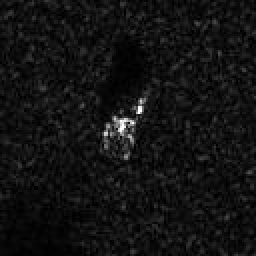
%> input picture validation_with_matlab/hb03417-2.jpeg, 128 x 128 px (shown 2 times larger)
$ octave imrecog.m   (GNU Octave 9; MATLAB toolbox functions it lacks are replaced by stand-ins)
%> lines starting %> are read from the running program, lines starting %| are printed output that depends on the picture
### validation_with_matlab/lianghua_16.m
function [ A ] = lianghua_16( A )
%LIANGHUA_16 Summary of this function goes here
%   Detailed explanation goes here

% A = round(A./8*32767); %等价于下面
A = round(A * 4096);

end

### validation_with_matlab/conv_ff.m
function [ C ] = conv_ff( A,kernel,bias,pool_stride )
%COMPUTE_LAYER Summary of this function goes here
%   Detailed explanation goes here

in_size = size(A,1);
kernel_size = size(kernel,1);
out_size = (in_size - kernel_size + 1);

out_num = size(kernel,4);
in_num = size(A,3);
Ctmp = zeros(out_size,out_size,out_num);

if pool_stride
    out_size = out_size / pool_stride;
end
C = zeros(out_size,out_size,out_num);

for i = 1:out_num
    for j = 1:in_num
         Ctmp(:,:,i) = Ctmp(:,:,i) + m_conv2(A(:,:,j),kernel(:,:,j,i));
    end
    Ctmp(:,:,i) = Ctmp(:,:,i) + bias(i);
    if pool_stride
        C(:,:,i) = m_relu(m_maxpool(Ctmp(:,:,i),pool_stride));
    else
        C(:,:,i) = m_relu(Ctmp(:,:,i));
    end
end

end

### validation_with_matlab/m_maxpool.m
function [ C ] = m_maxpool( A,stride )
%M_MAXPOOL Summary of this function goes here
%   Detailed explanation goes here

m = size(A,1);

C = zeros(m/stride);

for i = 1:m/stride
    for j = 1:m/stride
        C(i,j) = max(reshape(A(stride*(i-1)+1:stride*i,stride*(j-1)+1:stride*j),[stride^2,1]));
    end
end

end

### validation_with_matlab/m_relu.m
function [ A ] = m_relu( A )
%M_RELU Summary of this function goes here
%   Detailed explanation goes here

A = A.* (A > 0);

end

### validation_with_matlab/m_softmax.m
function [ A ] = m_softmax( A )
%M_SOFTMAX Summary of this function goes here
%   Detailed explanation goes here

A = exp(A - max(A));
A = A/sum(A);

end

### validation_with_matlab/imrecog.m

%IMRECOG Summary of this function goes here
%   Detailed explanation goes here
clear;clc;

tic
%% 初始化

pool1_stride = 4;
pool2_stride = 3;

load('net-epoch-73.mat');

kernel_1 = lianghua_16(net.layers{1,1}.weights{1,1});
bias_1 = lianghua_16(net.layers{1,1}.weights{1,2});  %1*m

kernel_2 = lianghua_16(net.layers{1,5}.weights{1,1});
bias_2 = lianghua_16(net.layers{1,5}.weights{1,2});  %1*m

kernel_3 = lianghua_16(net.layers{1,9}.weights{1,1});
bias_3 = lianghua_16(net.layers{1,9}.weights{1,2});  %1*m

kernel_4 =lianghua_16( net.layers{1,12}.weights{1,1});
bias_4 = lianghua_16(net.layers{1,12}.weights{1,2});  %1*m

im = imread('hb03417-2.jpeg')*4;
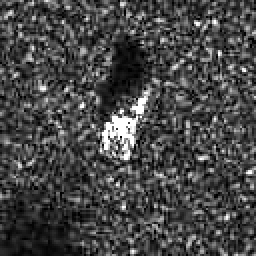
%> im: size 128x128 uint8 (shown 2 times larger); min 0, max 255, mean 70.7
im_ = imresize(im,[128 128]);
im_ = imcrop(im_,[15,9,95,95]);
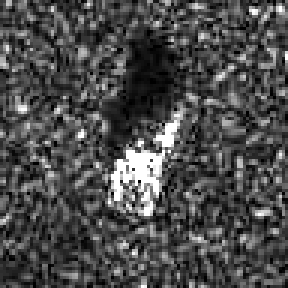
%> im_: size 96x96 uint8 (shown 3 times larger); min 0, max 255, mean 75.4
im_ = single(im_)/255;
%> im_: size 96x96 single
im_ = im_ - mean(im_(:));
im_ = bsxfun(@minus,im_,net.meta.normalization.averageImage);
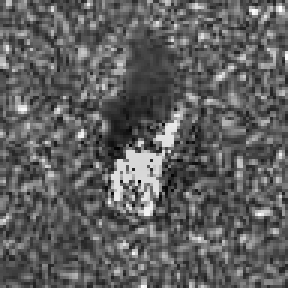
%> im_: size 96x96 single (shown 3 times larger); min -0.438, max 0.727, mean -4.76e-09; drawn with min black and max white
im_ = lianghua_16(im_);
% im_ = vectorize(im_);
% neg=find(im_<0);
% im_(neg)=im_(neg)+65536

%% 前向计算
tic;
layer_2 = conv_ff(im_,kernel_1,bias_1,pool1_stride);
%> the loop in conv_ff, `for i = 1:out_num` made 18 passes
%> pass 1, in m_relu, `A = A.* (A > 0);`:
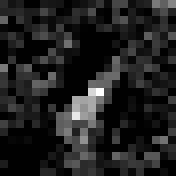
%> A: size 22x22 double (shown 8 times larger); min 0, max 10087.9, mean 1267.9; drawn with min black and max white
%> pass 2, in m_relu (call 2), `A = A.* (A > 0);`:
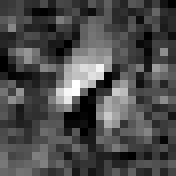
%> A: size 22x22 double (shown 8 times larger); min 0, max 3957, mean 1180.4; drawn with min black and max white
%> pass 3, in m_relu (call 3), `A = A.* (A > 0);`:
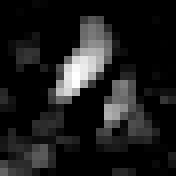
%> A: size 22x22 double (shown 8 times larger); min 0, max 9372.5, mean 1062.1; drawn with min black and max white

layer_3 = conv_ff(layer_2,kernel_2,bias_2,pool2_stride);

layer_4 = conv_ff(layer_3,kernel_3,bias_3,0);
%> layer_4 = 120 values, max 9395.6 at index 9, min 0 at index 3, mean 1410.4

layer_5 = conv_ff(layer_4,kernel_4,bias_4,0)
%> layer_5 = [1092.9 20951.2 8513.4 18247.5 10548.4 0 2141.7 17579.8 0 0]
layer_5 = layer_5/4096;
%> layer_5 = [0.267 5.12 2.08 4.45 2.58 0 0.523 4.29 0 0]
%
layer_6 = m_softmax(layer_5);
%> in m_softmax, `A = exp(A - max(A));`: A = [0.00784 1 0.048 0.517 0.0789 0.00601 0.0101 0.439 0.00601 0.00601]
%> in m_softmax, `A = A/sum(A);`: A = [0.0037 0.472 0.0227 0.244 0.0372 0.00283 0.00478 0.207 0.00283 0.00283]
%> layer_6 has the same summary as A in m_softmax
[score,class] = max(layer_6);
%> score = 0.472; class = 2
toc;

% score
class
%> class = 2
